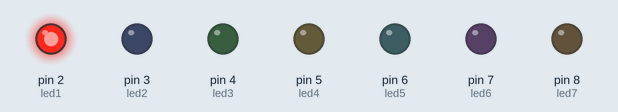
This sketch was run on a simulated Arduino Nano, built with avr-gcc and run on an emulated ATmega328P. On the bench: output pins drawn as LEDs (lit = HIGH).

Above: at 0.15 s.
At 0.75 s:
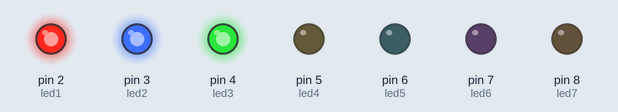
At 1.35 s:
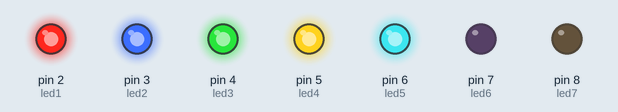
At 2.55 s:
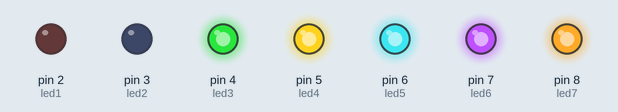
At 3.75 s:
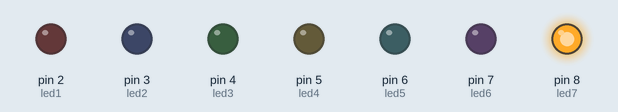
At 5.25 s:
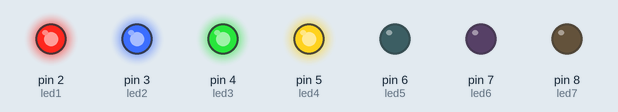
Timing chart, 0 to 5.5 s (numbered marks = the images above):
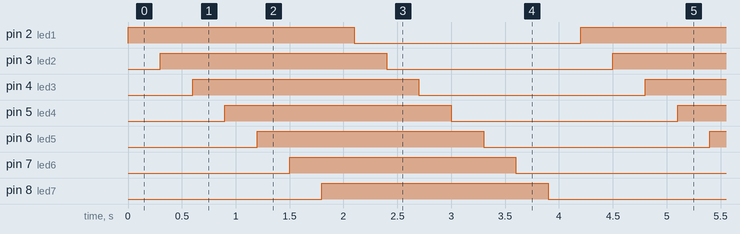

The sketch:

sketch.ino
```cpp
int led1 = 2 , led2 = 3, led3 = 4, led4 = 5, led5 = 6, led6 = 7, led7 = 8 ;

void setup()
{
  pinMode(led1, OUTPUT);
  pinMode(led2, OUTPUT);
  pinMode(led3, OUTPUT);
  pinMode(led4, OUTPUT);
  pinMode(led5, OUTPUT);
  pinMode(led6, OUTPUT);
  pinMode(led7, OUTPUT);

}


void loop()
{
  digitalWrite(led1, HIGH);
  delay(300);

  digitalWrite(led2, HIGH);
  delay(300);

  digitalWrite(led3, HIGH);
  delay(300);

  digitalWrite(led4, HIGH);
  delay(300);

  digitalWrite(led5, HIGH);
  delay(300);

  digitalWrite(led6, HIGH);
  delay(300);

  digitalWrite(led7, HIGH);
  delay(300);

  digitalWrite(led1, LOW);
  delay(300);
  digitalWrite(led2, LOW);
  delay(300);
  digitalWrite(led3, LOW);
  delay(300);
  digitalWrite(led4, LOW);
  delay(300);
  digitalWrite(led5, LOW);
  delay(300);
  digitalWrite(led6, LOW);
  delay(300);
  digitalWrite(led7, LOW);
  delay(300);

}
```

Measured:
- by itself, pin 2 (led1), pin 3 (led2), pin 4 (led3), pin 5 (led4), pin 6 (led5), pin 7 (led6), pin 8 (led7): alternates HIGH for 2.1 s and LOW for 2.1 s
- by itself, everything shown: repeats every 4.2 s, in 14 steps
